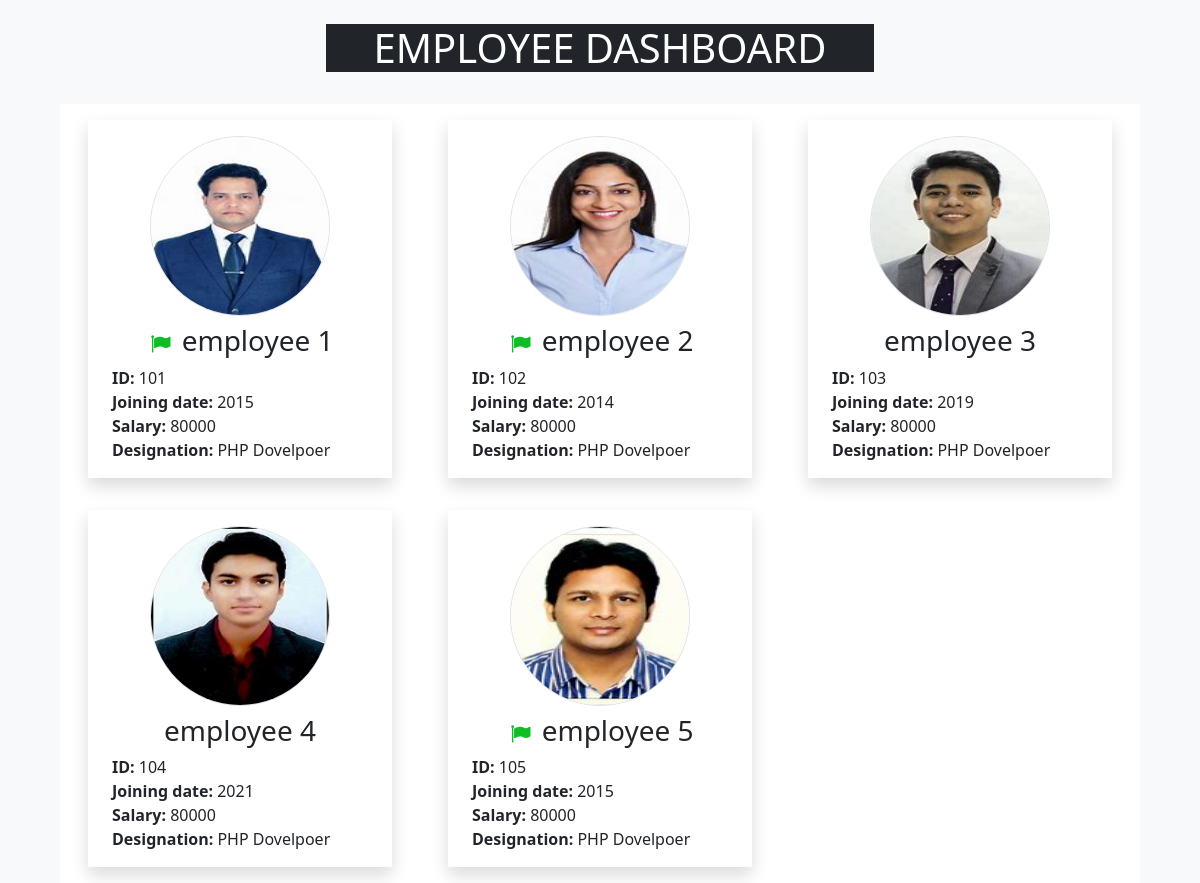
The page / on the database its author committed.
### tables this page shows
CREATE TABLE `emp_table` (
  `id` int(11) NOT NULL,
  `name` text NOT NULL,
  `salary` int(11) NOT NULL,
  `join_date` int(11) NOT NULL,
  `designation` text NOT NULL,
  `image` text NOT NULL
);

### index.php (the view, shortened to what this page needs)
<?php
    include "config.php";
?>
<!doctype html>
<html lang="en">
  <head>
    <link href="https://cdn.jsdelivr.net/npm/bootstrap@5.2.3/dist/css/bootstrap.min.css" rel="stylesheet">
    <link rel="stylesheet" href="https://cdnjs.cloudflare.com/ajax/libs/font-awesome/4.7.0/css/font-awesome.min.css">
  </head>
  <body>
    <div class="container-fluid bg-light" data-aos="flip-left">
        <div class="text-center py-4 "><h1><label class="text-white bg-dark px-5" >EMPLOYEE DASHBOARD</label></h1></div>
        <div class="row bg-white justify-content-start mx-5" id="" >
        <?php
          $sql= mysqli_query($conn, "SELECT * FROM emp_table");
          $year = date("Y");
          while($result= mysqli_fetch_array($sql) ){
        ?>
          <div class="col-12 col-md-6 col-lg-4 text-center"  data-aos="fade-in">
            <div class="my-3 py-3 mx-3  text-center shadow">
              <div class="image_img mx-auto" style="width: 180px; height: 180px;">
                  <img src="image/<?php echo $result["image"]; ?>" class="border rounded-circle" alt="" srcset="" style="height: 180px; width: 180px;">
              </div>
              <div class="pt-2" >
                  <h3 class="text-center">
                    <?php
                        if($year - ((int)$result["join_date"])>=5){
                    ?>
                    <i class="fa fa-flag mx-1 pt-2 icon_color" style="font-size: 20px;" aria-hidden="true"></i>
                    <?php
                        }
                    ?>
                    <?php echo $result["name"]; ?></h3>
                  <p class="text_justify ps-4 mb-0"><b>ID:</b> <?php echo $result["id"]; ?></p>
                  <p class="text_justify ps-4 mb-0"><b>Joining date:</b> <?php echo $result["join_date"]; ?></p>
                  <p class="text_justify ps-4 mb-0"><b>Salary:</b> <?php echo $result["salary"]; ?></p>
                  <p class="text_justify ps-4 mb-0"><b>Designation:</b> <?php echo $result["designation"]; ?></p>
              </div>
            </div>
          </div>
        <?php
          }
        ?>
        </div>
    </div>
  </body>
</html>

### index.php (style rules this page uses)
* { padding: 0; margin: 0; text-decoration: none; list-style: 0; }
.text_justify { text-align: justify; text-justify: inter-word; }
.icon_color { color: rgb(15, 190, 38); }

### rows shown on the page
emp_table: image (picture), name "employee 1", id "101", join_date "2015", salary "80000", designation "PHP Dovelpoer"
emp_table: image (picture), name "employee 2", id "102", join_date "2014", salary "80000", designation "PHP Dovelpoer"
emp_table: image (picture), name "employee 3", id "103", join_date "2019", salary "80000", designation "PHP Dovelpoer"
emp_table: image (picture), name "employee 4", id "104", join_date "2021", salary "80000", designation "PHP Dovelpoer"
emp_table: image (picture), name "employee 5", id "105", join_date "2015", salary "80000", designation "PHP Dovelpoer"
